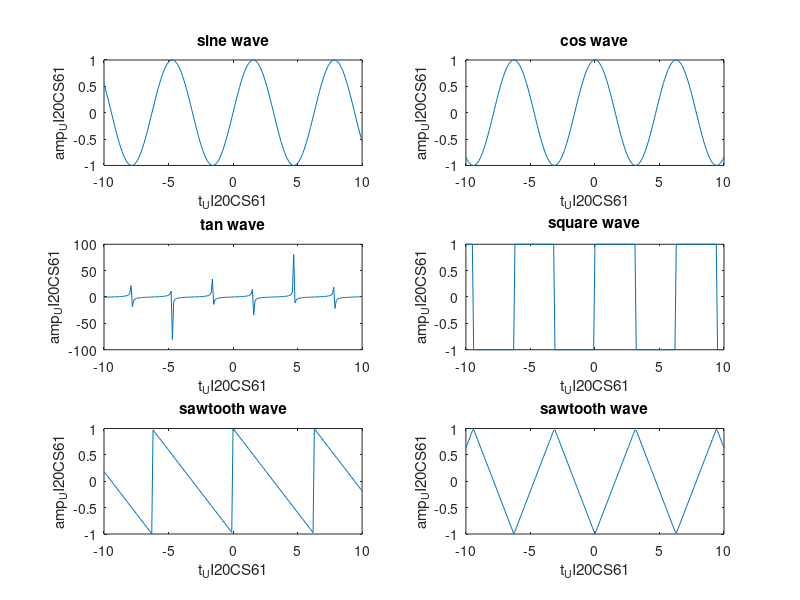

This chart was generated by the following MATLAB code:
clc;
clear all;
figure;

t=[-10:0.1:10];
a = sin(t);
subplot(3,2,1);
plot(t,a);
xlabel('t_UI20CS61');
ylabel('amp_UI20CS61');
%axis([-10 10 -1 1]);
title('sine wave');

t=[-10:0.1:10];
a = cos(t);
subplot(3,2,2);
plot(t,a);
xlabel('t_UI20CS61');
ylabel('amp_UI20CS61');
%axis([-10 10 -1 1]);
title('cos wave');


t=[-10:0.1:10];
a = tan(t);
subplot(3,2,3);
plot(t,a);
xlabel('t_UI20CS61');
ylabel('amp_UI20CS61');
%axis([-10 10 -1 1]);
title('tan wave');

t=[-10:0.1:10];
a = square(t);
subplot(3,2,4);
plot(t,a);
xlabel('t_UI20CS61');
ylabel('amp_UI20CS61');
%axis([-10 10 -1 1]);
title('square wave');


t=[-10:0.1:10];
a = sawtooth(t,0);
subplot(3,2,5);
plot(t,a);
xlabel('t_UI20CS61');
ylabel('amp_UI20CS61');
%axis([-10 10 -1 1]);
title('sawtooth wave');

t=[-10:0.1:10];
a = sawtooth(t,0.5);
subplot(3,2,6);
plot(t,a);
xlabel('t_UI20CS61');
ylabel('amp_UI20CS61');
%axis([-10 10 -1 1]);
title('sawtooth wave');

